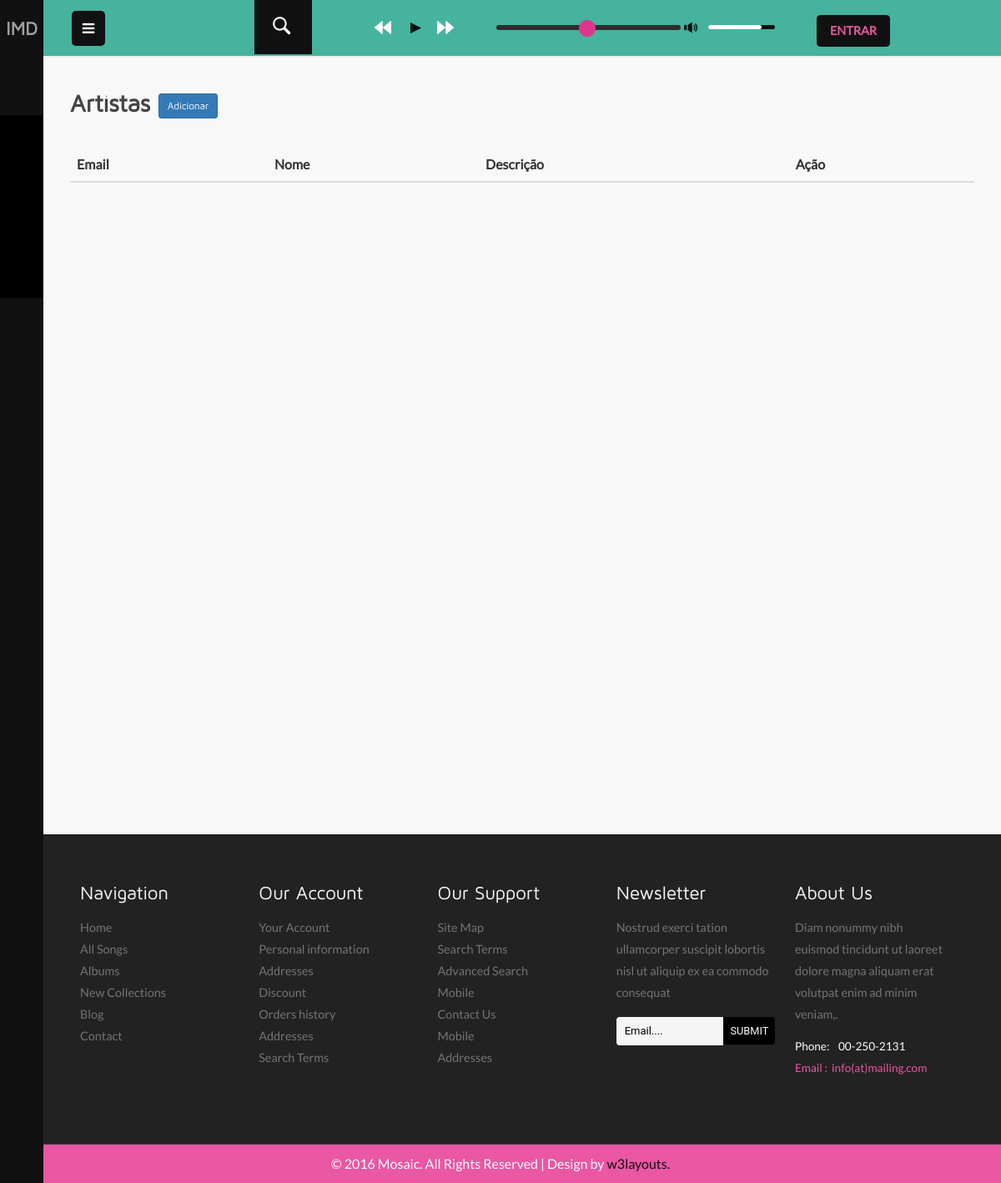
Before: /artists with the older database file.
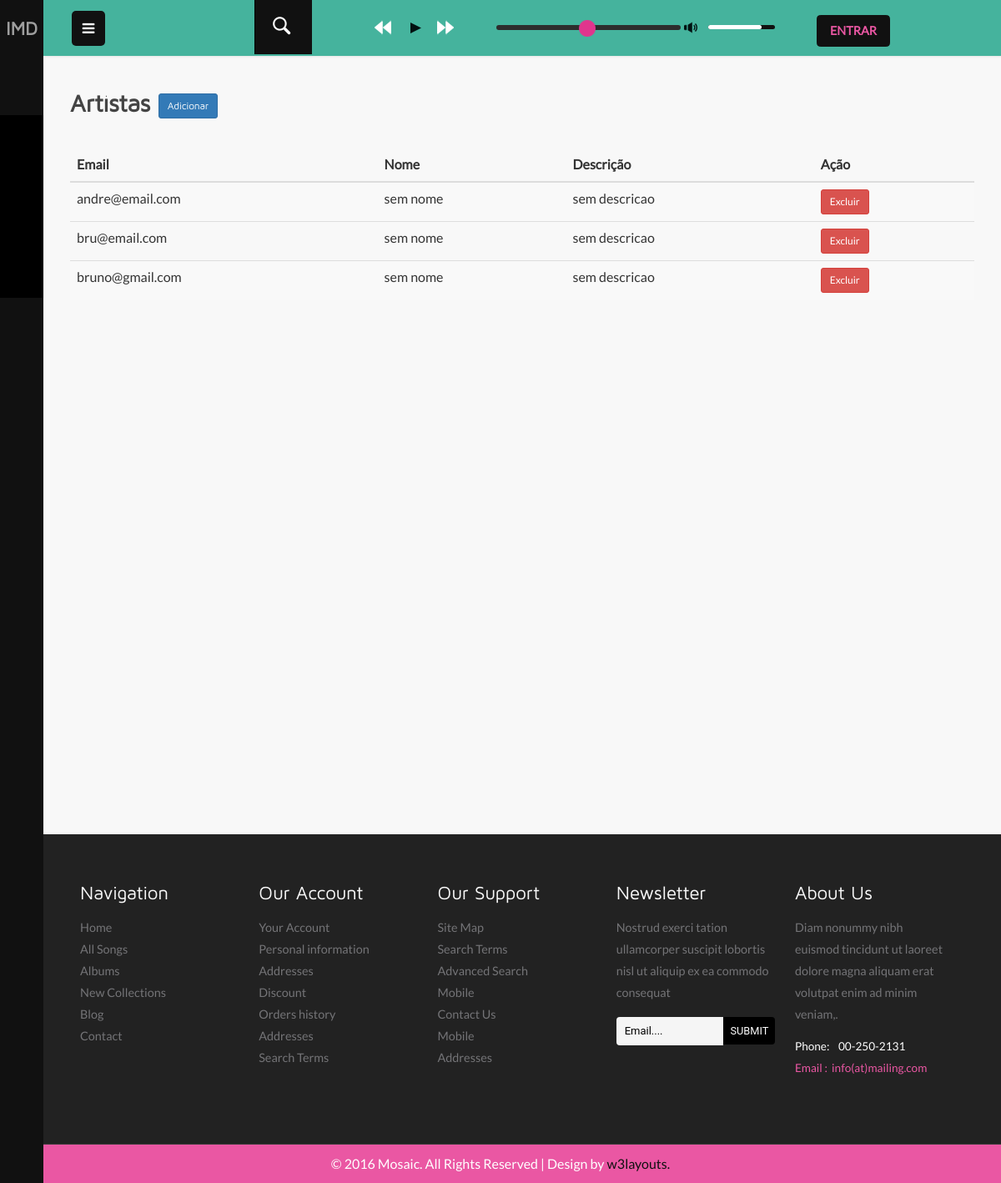
After: the same page with the newer database file.
### tables this page shows
CREATE TABLE `artist` (
  `user_email` varchar(45) NOT NULL,
  `name` varchar(45) NOT NULL,
  `description` varchar(45) NOT NULL,
  `admin_id_admin` int(11),
  PRIMARY KEY (`user_email`),
  KEY `fk_Artist_Admin1_idx` (`admin_id_admin`),
  KEY `fk_Artist_User1_idx` (`user_email`),
  CONSTRAINT `fk_Artist_Admin1` FOREIGN KEY (`admin_id_admin`) REFERENCES `admin` (`id_admin`) ON DELETE SET NULL ON UPDATE RESTRICT,
  CONSTRAINT `fk_Artist_User1` FOREIGN KEY (`user_email`) REFERENCES `user` (`email`) ON DELETE CASCADE ON UPDATE CASCADE
);

### src/Controllers/ControllerComHtml.php (called while the page is built, shortened)
<?php
abstract class ControllerComHtml
{
    public function renderizaHtml(string $caminhoTemplate, array $dados): string
    {
        extract($dados);
        require __DIR__ . '/../../views/' . $caminhoTemplate;
        $html = ob_get_clean();
        return $html;
    }
}

### src/Models/Artist.php (called while the page is built, shortened)
<?php
class Artist implements \JsonSerializable
{
    private $user_email;
    private $name = 'sem nome';
    private $description = 'sem descricao';
    public function __construct($user_email, $admin_id_admin)
    {
        $this->user_email = $user_email;
    }
    public function user_email(): ?string
    {
        return $this->user_email;
    }
    public function name(): string
    {
        return $this->name;
    }
    public function description(): string
    {
        return $this->description;
    }
}

### src/Infra/PdoArtistRepository.php (called while the page is built, shortened)
<?php
class PdoArtistRepository
{
    private $connection;
    public function __construct($connection)
    {
        $this->connection = $connection;
    }
    public function allArtists(): array
    {
        $sqlQuery = 'SELECT * FROM artist;';
        $stmt = $this->connection->query($sqlQuery);
        return $this->hydrateListArtist($stmt);
    }
    public function hydrateArtist($data) : Artist
    {
        return new Artist(
            $data['user_email'],
            $data['name'],
            $data['description'],
            $data['admin_id_admin']
        );
    }
    private function hydrateListArtist(\PDOStatement $stmt): array
    {
        $dataList = $stmt->fetchAll();
        $list = [];
        foreach ($dataList as $data) {
            $list[] = $this->hydrateArtist($data);
        }
        return $list;
    }
}

### views/artists/artists.php (the view, shortened to what this page needs)
<?php include __DIR__ . '/../layouts/inicio-html.php'; ?>
<?php include __DIR__ . '/../layouts/inicio-body.php'; ?>
<?php include __DIR__ . '/../components/left-side.php'; ?>
    <div class="main-content">
        <?php include __DIR__ . '/../components/header-section.php'; ?>
        <div id="page-wrapper">
            <div class="inner-content">
                <div class="tittle-head two">
                    <h3 class="tittle">
                        <?= $title ?>
                        <a class="new btn btn-primary btn-sm" href="/users" role="button">Adicionar</a>
                    </h3>
                    <div class="clearfix"> </div>
                </div>
                <div class="inner-content">
                    <table class="table table-striped table-hover">
                        <thead>
                        <tr>
                            <th>Email</th>
                            <th>Nome</th>
                            <th>Descrição</th>
                            <th>Ação</th>
                        </tr>
                        </thead>
                        <tbody>
                        <?php foreach ($artists as $artist): ?>
                            <tr>
                                <td><?= $artist->user_email(); ?></td>
                                <td><?= $artist->name(); ?></td>
                                <td><?= $artist->description(); ?></td>
                                <td>
                                        <span>
                                            <a href="/user?id=<?= $artist->user_email(); ?>" class="btn btn-danger btn-sm">
                                                Excluir
                                            </a>
                                        </span>
                                </td>
                            </tr>
                        <?php endforeach; ?>
                        </tbody>
                    </table>
                </div>
            </div>
        </div>
    </div>
<?php include __DIR__ . '/../components/footer-section.php'; ?>
<?php include __DIR__ . '/../layouts/fim-html.php'; ?>

Changed rows visible on the page:
added artist: user_email "andre@email.com", name "sem nome", description "sem descricao"
added artist: user_email "bru@email.com", name "sem nome", description "sem descricao"
added artist: user_email "bruno@gmail.com", name "sem nome", description "sem descricao"
